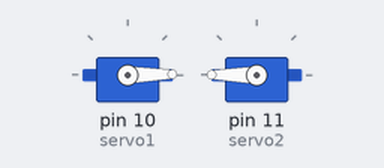
Recording of a sketch running on a simulated Arduino Uno, built with avr-gcc and run on an emulated ATmega328P. Parts: 2 × servo.

Above: at 0.1 s.
At 2.7 s:
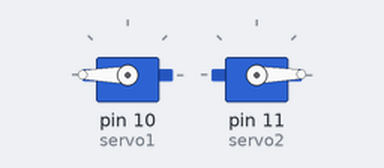
At 5.3 s:
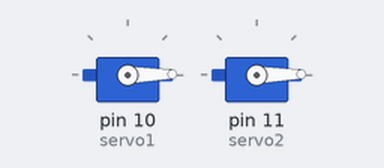
At 6.8 s:
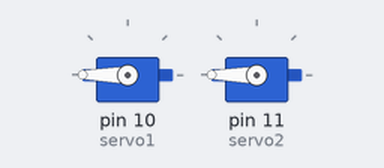
Timing chart, 0 to 8.3 s (numbered marks = the images above):
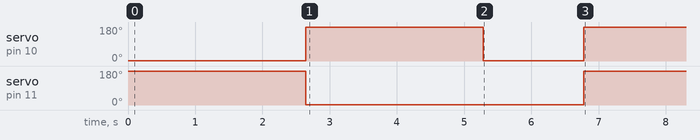

The sketch:

Mouvement.ino
```cpp
#include <Servo.h>
Servo servo1;
Servo servo2;
bool state = true;
int tour_complet = 780;
int demi_tour = 400;
int quart_de_tour = 200;

void setup()
{
  Serial.begin(9600);
  servo1.attach(10);
  servo2.attach(11);
}

void loop()
{
  if (state)
  {
    avancer(3);
    delay(300);
    reculer(3);
    delay(300);
    tourne_gauche(3);
    delay(300);
    tourne_droit(3);
    state = false;
  }
}

// fonction avancer
void avancer(int nombre_tour)
{
  for (int i=1; i<=nombre_tour; i++)
  {
    // on attache les moteurs 1 et 2 à leurs sorties respectives pour lancer la rotation
    servo1.attach(10);
    servo2.attach(11);

    // on fait faire 1 tour aux deux servos DABS LE MEME SENS (d'ou le 1 et le 189)
    servo1.write(1);
    servo2.write(189);
    delay(780);

    // on les détache de leurs sorties respectives ce qui a pour effet de stopper la rotation
    servo1.detach();
    servo2.detach();
  }
}

void reculer(int nombre_tour)
{
  for (int i=1;i<=nombre_tour; i++)
  {
    servo1.attach(10);
        servo2.attach(11);

    // on fait faire 1 tour aux deux servos DABS LE MEME SENS (Inverse) (d'ou le 1 et le 189)
    servo1.write(189);
    servo2.write(1);
    delay(tour_complet);

    // on les détache de leurs sorties respectives ce qui a pour effet de stopper la rotation
    servo1.detach();
    servo2.detach();
  }
}

void tourne_gauche(int nombre_demi_tour)
{
  for (int i=1;i<=nombre_demi_tour;i++)
  {
    servo1.attach(10);
    servo2.attach(11);

    servo1.write(1);
    servo2.write(1);
    delay(demi_tour);

    servo1.detach();
    servo2.detach();
  }
}

void tourne_droit(int nombre_demi_tour)
{
  for (int i=1;i<=nombre_demi_tour;i++)
  {
    servo1.attach(10);
    servo2.attach(11);

    servo1.write(189);
    servo2.write(189);
    delay(demi_tour);

    servo1.detach();
    servo2.detach();
  }
}
```

Measured:
- by itself, servo on pin 10 (servo1): 1° → 180° at 2.6 s, → 1° 2.6 s later, → 180° 1.5 s later
- by itself, servo on pin 11 (servo2): 180° → 1° at 2.6 s, → 180° 4.1 s later
